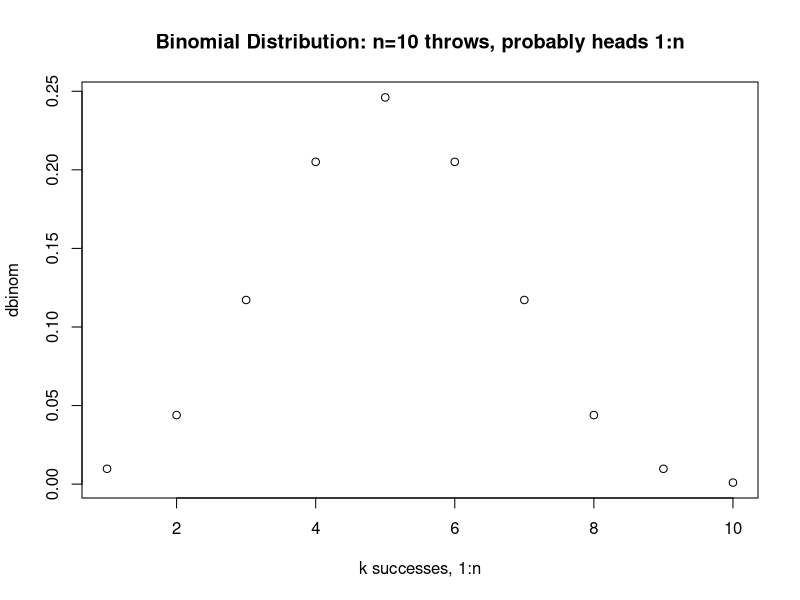
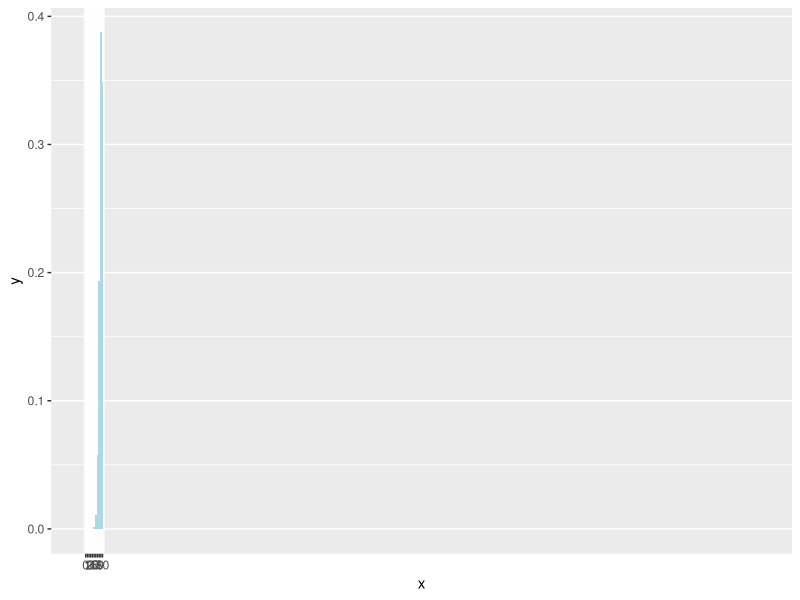
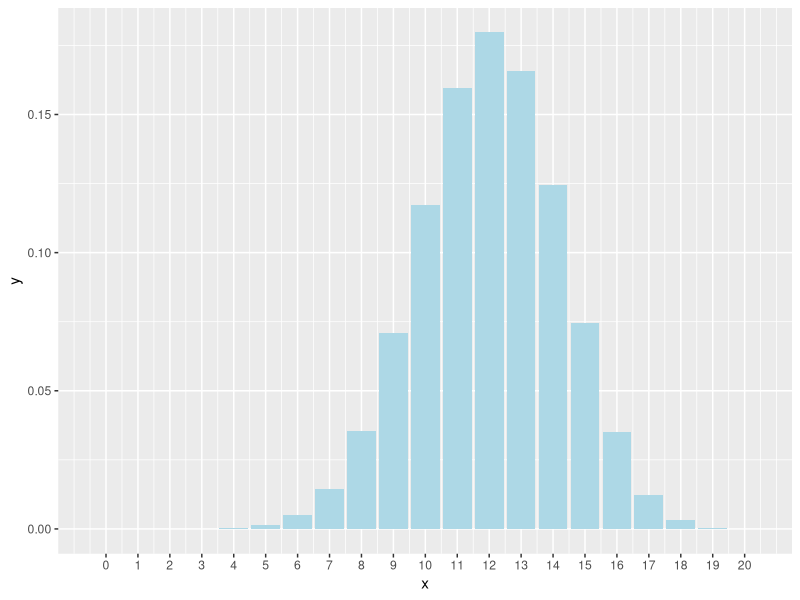
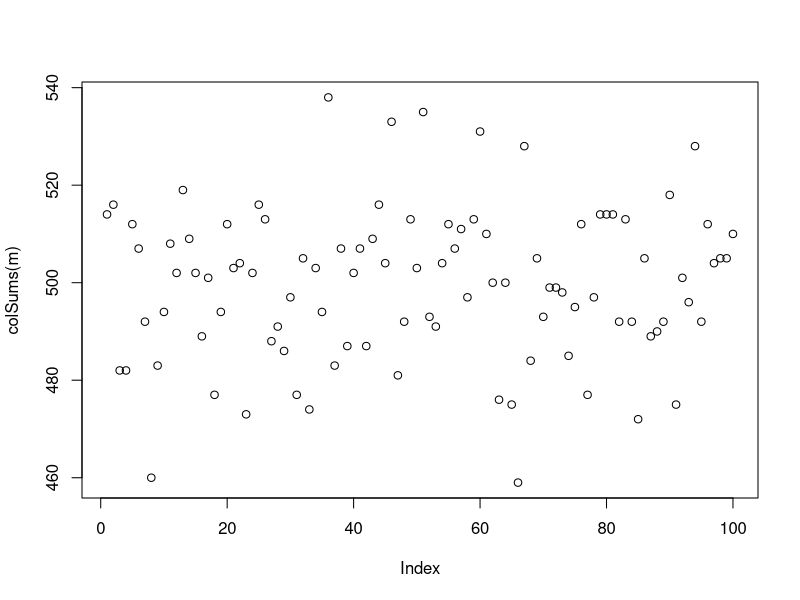
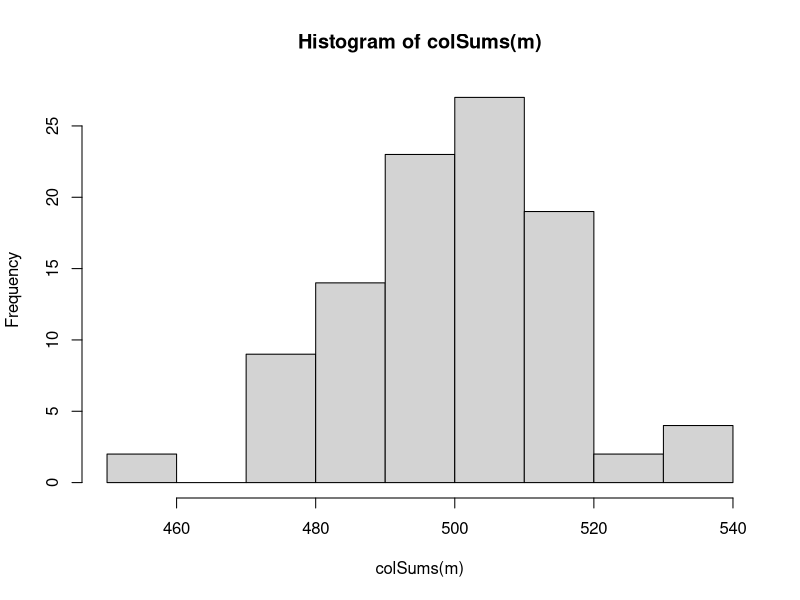

Reproduce these figures in R, in order. (Note: this script raises an error after producing the figures.)
## ---- chunk 1
knitr::opts_chunk$set(echo = TRUE,
                      comment = "      ##",
                      error = TRUE,
                      collapse = FALSE   ) # easier to read

file  <- knitr::current_input() 
library(tibble)
library(ggplot2)
## ---- chunk 2
p  <- 0.5
n  <- 2  
k  <- c(0,1,2)
B   <- 1

# throw coin twice, odds 1 heads
dbinom(x =1, size =2, prob=0.5)
dbinom(x =0, size =2, prob=0.5) # 0.25
dbinom(x =k , size =n, prob=0.5) # 0.25

# another way:   each flip is sample (n=1), repeat B throws
B  <- 2 
k  <- 0:2  # success in B thros 
dbinom(x = k, size = 1*B, prob = p)


p  <- 0.5
n  <- 10 # (size)
k  <- 1:n # (x)
B  <- 1
z  <- dbinom(x =k , size =n, prob=0.5) # 0.25
z

## INLINE  (knitr)
plot(z, main ="Binomial Distribution: n=10 throws, probably heads 1:n", 
     ylab = "dbinom",
     xlab = "k successes, 1:n"
)

# knitr::knit_exit()
## ---- chunk 3

dbinom(x=0,size=2, prob=0.5) # n=2, x=0  prob = 0.25
dbinom(x=1, size =2 , prob=0.5) # n=2, x=1 # 0.5
dbinom(x=c(0,1), size=2, prob=0.5) # n=2, x=0  prob = 0.25

# Odds exactly 200 heads, out of 400 throws
n  <- 400
k  <- 200

dbinom(x=200,size=400, prob=0.5)

#  size = 1000, prob=.5,   number of heads =?  (tiny)
dbinom(x=1, size=1000, prob=0.5)

# But .. sum to one
sum(dbinom(x=0:2,size=2, prob=0.5)) # SUM = 1

sum(dbinom(x=1:400, size=400, prob= .2))

## ---- chunk 4

## n throws,  # of success below k

######   Pr (# of successes X <= value x)
n  <- 400
k  <- 400
p  <- 0.5

pbinom(k, prob=p, size=n)				# 1, no suprise
pbinom(80, prob=0.2, size=400)				# 53.0% will be less than 80
pbinom(c(0, k/4, k/2, 3*k/4, k), prob=p , size = n)

######	Pr (# of successes X = value x)
dbinom (80, prob=0.2, size=400)				# 0.05
dbinom (81, prob=0.2, size=400)				# 0.05
dbinom (90, prob=0.2, size=400)				# 0.02

# or
sum(dbinom(60:100, prob=0.2, size=400))			# 0.99   (99% succcess bet 60, 100)
qbinom( c(0.8), prob=0.2, size=400)	# 87 (80% of successes, 87 or less successes)

## 002 Plot Binomial pmf, Pr(X = some x) 
## ---- chunk 5

t <- tibble(x = c(0:n), y = dbinom(x, size=10, prob=0.9))

g <- ggplot(t, aes(x,y))
g + geom_histogram(stat="identity", 
                   fill="lightblue") +
        scale_x_continuous(breaks =  c(0,1,2,3,4,5,6,7,8,9,10)) 
                
#### 003 p=0.6, n=20 ####
p <-  0.6
n <- 20
mu <- p * n # 12
mu
sigma <- sqrt(n*p*(1-p)) # 2.19
sigma

# plot (from 002)
t <- tibble(x = c(0:n), y=dbinom(x, size=n, prob=p))

g <- ggplot(t,aes(x,y))
g + geom_histogram(stat="identity", 
                   fill="lightblue") +
        scale_x_continuous(breaks =  c(0:20)) 

#  Find Pr(X <= 10) - exact and by normal approx
sum(dbinom(x= c(0:10),   # 0.05652
           size=20,
           prob=0.6)
    )
# X = 10 exactly
dbinom(x=10, size =20, 0.6)  # 0.117 (exact)
# Normal approx

z_high <- (10 + 0.5 - 12)/sigma
z_low <- (10 -0.5 - 12)/sigma
pnorm(c(z_low,z_high), mean=0, sd =1)

pnorm(z_high, mean=0, sd=1) - pnorm(z_low, mean=0, sd=1)  # 0.120 (approx)
# Normal
## ---- chunk 6

set.seed(2020) # 52

# 1 sample(set 100 obs)
x <- rbinom(1, size=100, p=0.5)
x #52

# SAME, but repeat the experiment 40 times
# returns int[] of successes

x <- rbinom(40, size=100, p=0.5)
x # int[40], number of heads each experiment

# of the 40 experiments, how many returned > 55 heads?

table(x) # of 40 samples, distribution of success totals 

table(x  >  55)   # of 40 samples(each 100), how many more than 55 successes

table(x  >  57) # 

table(x > 60) # 0




# ----Series of Bernoulli Trials			----

# int[10]
(rbinom(10,size=100,prob=0.5))		# throw dice 100 times, count heads (repeat 10)

# instead:
x  <- sample(x =  c("H","T"),
		size = 1000,
		replace = TRUE,
		prob = c(0.5,0.5)
		)
x

y  <- stringr::str_c(x, collapse="")		# collapse
# [1] "TTTHTHTTTHTHHTTHTTTTHHHTTTTHHTTHTTTTHTHTTHHHHHTHTHTHHHTTHHTHTHHHHTHTHTHHHTHTHTHTHHTTTTTTTTTHHTHHHHHHTTHHHTTHHHHHTHTHHHTTHTTTHTTTTHTTTTHTHTHHHHHHHTHHTTHHTTTHTTHTHTTTHTTTTTTTTTTHHTTTHTHHHTTHTHTHTTTHHTHHHTHTTHTHTTHTTHTTTTTHHHHTTHHHTTTTHTHTTTTHHTTHTTTHTHHHTHTTHHTHTTTHTHHHTTHHTHHTTHHHHTTTHHTTHTTHTHHTHHHHHHHHTHTHHHHHTTHTHTHHTTTHTTTHTTHHHHTTTTHTTTHHHTHHTHTTHHTHTHTHHHHHHTHHHHHTTHTHHTTHHTTTHTTHHHHTHTTTHTTTTHHTHHTHTHTTTHHTTHTTTHTHTHTTHHHTHHTHTTTTHTTTHTTTHTHHTTTHTTTTHHHTTHHHHHTHHHHTHHHHHTTHTTTTHHTTTTTTHTHHTTHHHHTHTTHTTTHHHHTHTTHTTHTTTHTTTTTTTHHTTTTTHHHHHTTTHTHHHTTHTHTTTHTTTHHHTTHHHHHHTHHTHTTTTHHHTHHTHTTHHTHHTTTTTTTTHTTTHHTTTTTHHTTTHTHHTHHHHHTHTHTHTHTHHTTTHHHTHHHTTHTTTTHHTHHHTTTHTTTHTTHTHHTTHHHHTTTHTHHHTHTTTTHHHHTTHTTTHTHTHTHTHTTHHTHHHHTTHTHTTTHHTTHHTTHHHHTTHTTTTTHTTTHTTHTTTHTTTHHHTHHTTHTTHTHHTTTHHTHHTTHTTTHHTHHTTHHTHHTTTHTHTHTHHHHHHHHTTTHHHHHHTHTHHTHHTTTTTTTTTHHTTHTTHHTHTHTTTTHTTTTTHHHHHHTHTTTTTHHHHTHTHTTTHTHTHHTTTTHHHHTHTHTHTHHTHTHTHHHTTTHHHTTTTHTTHHTHTTHTTTHHHHHTHTTTHTHTTHHTTTHTTTHHTTHTHTHHHHTT"
# FOR REAL
set.seed(1492)
nExp = 100
nThrows = 1000 # IN EACH TRIAL
X  <- sample(x = c(1,0),
		size= nThrows* nExp,# NUMBER THROWS
		replace= TRUE,
		prob= c(0.5,0.5)
		)
#X # VECTOR_DBL, ATOMIC

#M <- AS.MATRIX(X, NROW = NtHROWs, ncol=nExp, byrow=TRUE)
## matrix fill first by column, then next row
m <- matrix(rbinom(n=nExp*nThrows, 
		   size=1,
		   0.5), 
	    ncol=nExp) # n total number of random
m[1,1]
## test
m1 <- matrix (rbinom(n=nExp*nThrows,size=1,
		     0.5),
	      nrow=nThrows)

mean(colSums(m))
sd(colSums(m))

sqrt(250)  # 15.8

plot(colSums(m))
hist(colSums(m))

head(m)
dim(m)

## What does CI (Confidence Interval)  mean?
#  ============================================
## Suppose want to find percentage of students (many) with tatoos
##
## How ?   SAMPLE
p = 0.4  # (usually do not know)
n = 75   # students, sample size
## FACT
## se_bar = sqrt( p_bar * (1 - p_bar)/n)
##

## Take a Sample  (ie string of yes/no, 1,0)
r  <- sample(x = 0:1,
             size = 75,
             replace = TRUE, 
             prob = c(0.6, 0.4))
r
sum(r) #31
p_bar = sum(r)/n
p_bar   # 0.413

## And the 95% CI?
se_bar = sqrt( p_bar * (1 - p_bar)/n)
se_bar   # 0.0569
L  <- p_bar - 1.96*se_bar
U  <- p_bar + 1.96*se_bar
cat("p_bar = ", p_bar, "\n", "CI = ", "(", L, ", ", U, ")",  "\n")
contains_TRUE =  p_bar >= L   && p_bar <= U
contains_TRUE

#####   OR 
# ===========================================
## What does 95% confident actually mean??
## rbinom (n=1, size = 75, prob= 0.4)retrun string of yes/no, 1,0  (size # trials)
## To me:  n=1 means 1 SAMPLE, 
## size=throws in 1 SAMPLE, 
## return is # successes in 1 SAMPLE
##
## n =2 means, return will be 2 values, one for each sample
##
###  FUNCTION
###
 N=75
t  <- tibble::tibble()
one_sample  <- function(DUMMY = null) {  # 1 sample

    prob = 0.4
    p_bar  <- rbinom(n=1, size=75, prob = prob)/N
    ## And the range?
    se_bar = sqrt( p_bar * (1 - p_bar)/N)
    L  <- p_bar - 1.96*se_bar
    U  <- p_bar + 1.96*se_bar
    # cat("p_bar = ", p_bar, "\n", "CI = ", "(", L, ", ", U, ")",  "\n")
    contains_TRUE =  (L < prob)   && ( prob < U )
    new  <- tibble::tibble(p_bar = p_bar, L=L, U=U, contains_TRUE = contains_TRUE)
    t <<- rbind(t, new)
    invisible()
}


ans  <- lapply(0:99, one_sample)

# view
t
print(t, n=100)

# to see only FALSE   
t[!t$contains_TRUE,]
t[!t$contains_TRUE,]

# order
print(t[order(-t$L),], n=100)

###
f  <- function(x) invisible(print("hi"))
f()
r  <- lapply(0:1, f)


#### ARGH!  need dummy variable
f  <- function(dummy) {print("hi")}

l  <-   lapply (1:2, f)
## ---- chunk 7
size <- 100000
t <- tibble(x=sample(x=c(1,0),size=size, replace = TRUE),
			run_avg = dplyr::cummean(x)
			) %>% 
	mutate(line = 1:size)

t$run_avg %>% tail()
t %>% ggplot(aes(x=line, y=run_avg)) +
	geom_point()
	
## ---- chunk 8
# Catholics = 23% of US
# prob = 0.23
# n = 9
# k = 6 successes

# exactly 6 ,   0.00568
dbinom(x=6, size=9, prob=0.23)

# exactly 5 ,   0.0285
dbinom(x=5, size=9, prob=0.23)
pbinom
## ---- chunk 9
dbinom(6:9, size=9, prob=0.23)

# cum odds
# 0.00646 (P[X >= 6)
sum( dbinom(6:9, size=9, prob=0.23))
## ---- chunk 10
# if N=7, prob = .00781
dbinom(x=7, size=7, prob=0.5)
